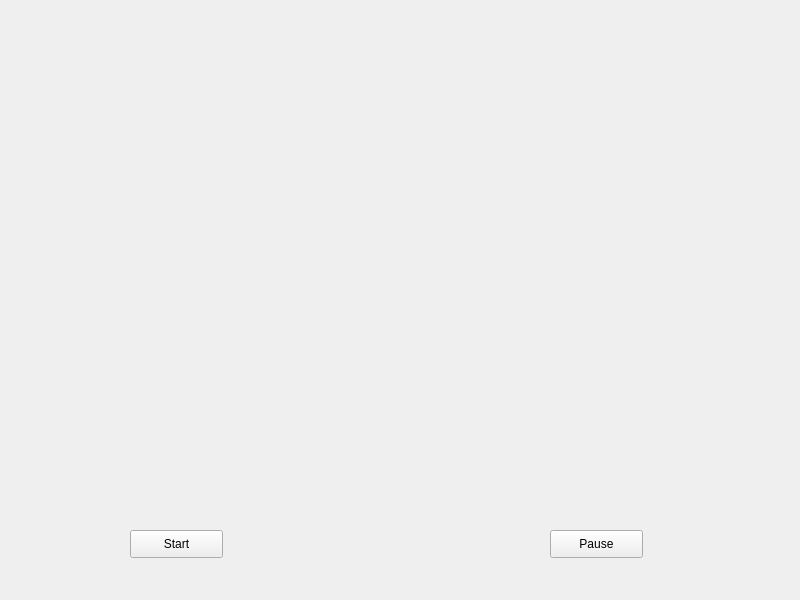
<?xml version="1.0" encoding="UTF-8"?>
<ui version="4.0">
 <class>Widget</class>
 <widget class="QWidget" name="Widget">
  <property name="geometry">
   <rect>
    <x>0</x>
    <y>0</y>
    <width>800</width>
    <height>600</height>
   </rect>
  </property>
  <property name="windowTitle">
   <string>Widget</string>
  </property>
  <widget class="QLabel" name="label">
   <property name="geometry">
    <rect>
     <x>210</x>
     <y>0</y>
     <width>371</width>
     <height>481</height>
    </rect>
   </property>
   <property name="text">
    <string/>
   </property>
   <property name="scaledContents">
    <bool>true</bool>
   </property>
  </widget>
  <widget class="QPushButton" name="startButton">
   <property name="geometry">
    <rect>
     <x>130</x>
     <y>530</y>
     <width>93</width>
     <height>28</height>
    </rect>
   </property>
   <property name="text">
    <string>Start</string>
   </property>
  </widget>
  <widget class="QPushButton" name="pauseButton">
   <property name="geometry">
    <rect>
     <x>550</x>
     <y>530</y>
     <width>93</width>
     <height>28</height>
    </rect>
   </property>
   <property name="text">
    <string>Pause</string>
   </property>
  </widget>
 </widget>
 <resources/>
 <connections/>
</ui>
